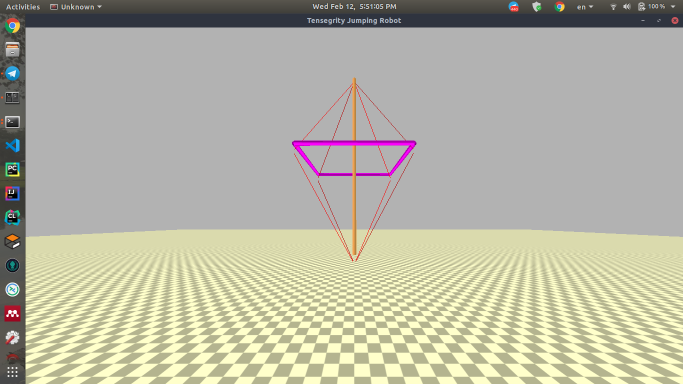
#> input picture src/dev/jumper/media/photos/Drop_from_Height_Stablize/Screenshot from 2020-02-12 17-51-05.png, 1366 x 768 px (shown at 1/2 size); its folder holds 4 pictures in this run
$ python photo_crop.py
#> lines starting #> are read from the running program, lines starting #| are printed output that depends on the picture
import cv2
import os


img_list = os.listdir(".")

#print(img_list)

x1,y1,x2,y2 = 50, 60, 1365, 770

for img in img_list:
	if(img[-3:] == ".py" or img[-8:-4] == "_mod"):
		print("python file / modified file -- skip")
		continue
	print(img)
	img_raw = cv2.imread(img)
#> img_raw is the input picture: shape (768, 1366, 3); mean B, G, R 164.9, 181.2, 182.4
	crop_img = img_raw[y1:y2, x1:x2]
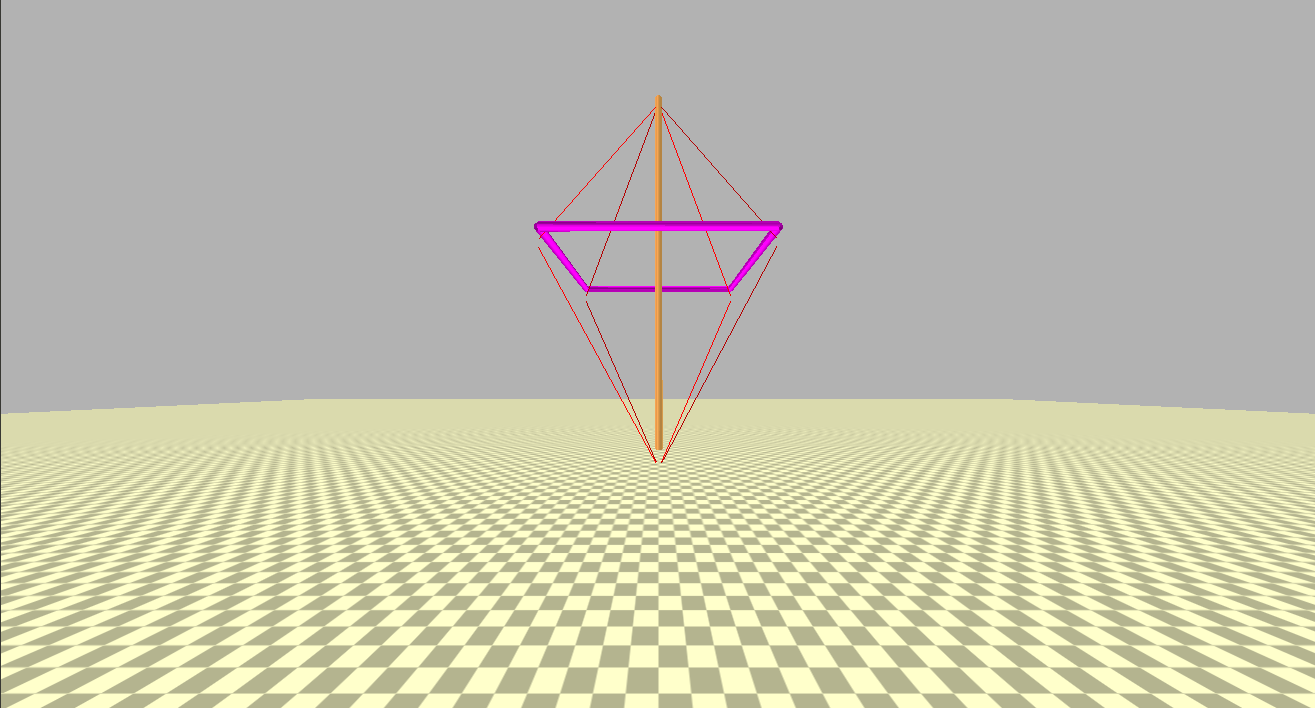
#> crop_img: shape (708, 1315, 3); mean B, G, R 175.4, 193.8, 195.2
#> pass 3 of the loop `for img in img_list:`:
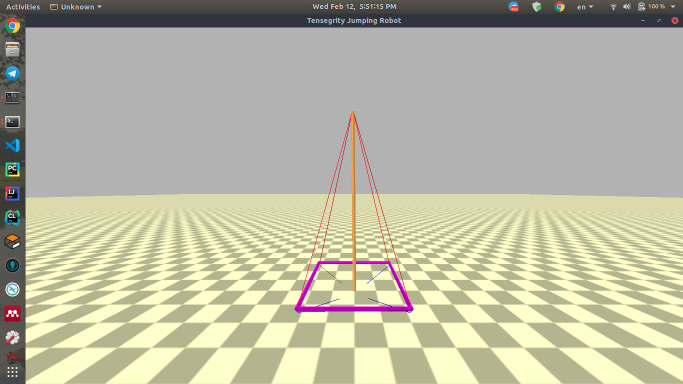
#> input picture src/dev/jumper/media/photos/Drop_from_Height_Stablize/Screenshot from 2020-02-12 17-51-15.png, 1366 x 768 px (shown at 1/2 size)
#> img_raw is the input picture: shape (768, 1366, 3); mean B, G, R 164.4, 184.5, 185.6
#> `crop_img = img_raw[y1:y2, x1:x2]`:
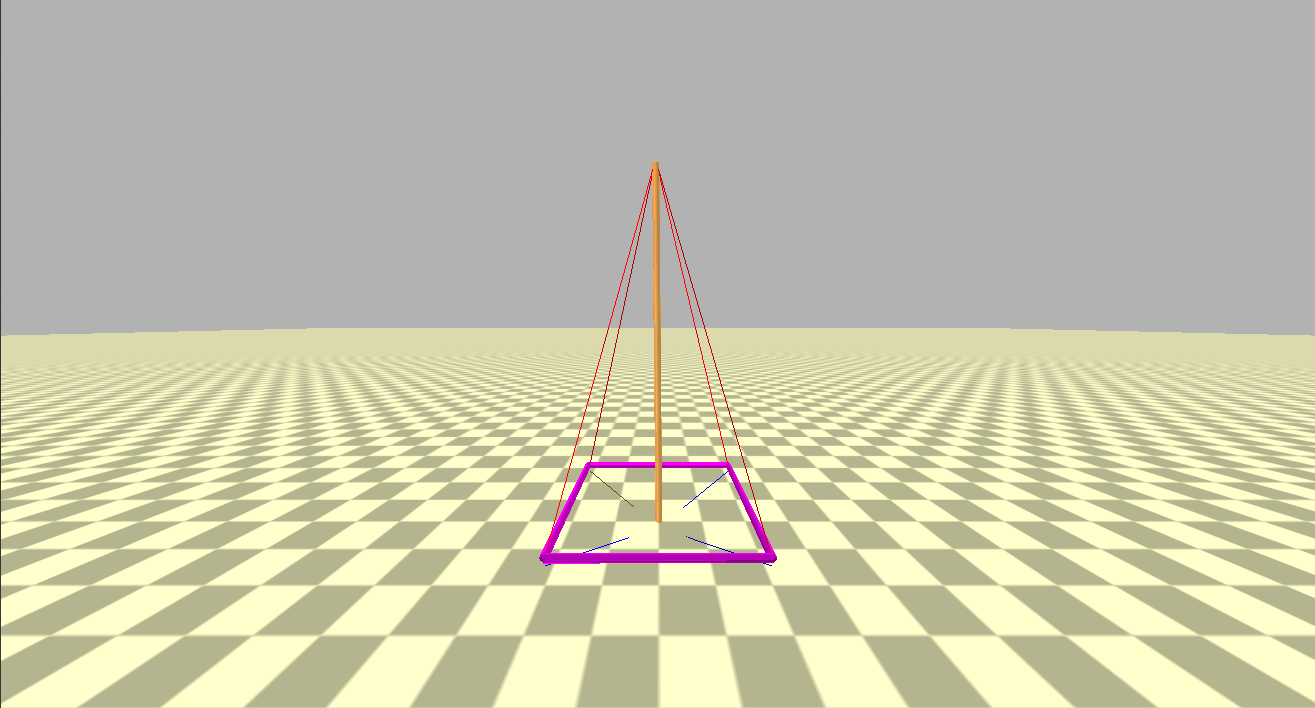
#> crop_img: shape (708, 1315, 3); mean B, G, R 174.8, 197.5, 198.9
#> the loop made 5 passes; the first 3 are shown
	#cv2.imshow("cropped", img_raw)
	cv2.imwrite(img[:-4]+"_mod"+img[-4:], crop_img)
